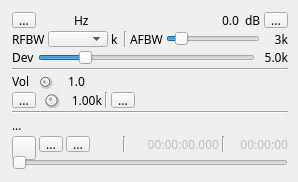
<?xml version="1.0" encoding="UTF-8"?>
<ui version="4.0">
 <class>NFMModGUI</class>
 <widget class="RollupWidget" name="NFMModGUI">
  <property name="geometry">
   <rect>
    <x>0</x>
    <y>0</y>
    <width>298</width>
    <height>182</height>
   </rect>
  </property>
  <property name="minimumSize">
   <size>
    <width>290</width>
    <height>0</height>
   </size>
  </property>
  <property name="font">
   <font>
    <family>Sans Serif</family>
    <pointsize>9</pointsize>
   </font>
  </property>
  <property name="focusPolicy">
   <enum>Qt::StrongFocus</enum>
  </property>
  <property name="windowTitle">
   <string>NFM Modulator</string>
  </property>
  <widget class="QWidget" name="settingsContainer" native="true">
   <property name="geometry">
    <rect>
     <x>10</x>
     <y>10</y>
     <width>280</width>
     <height>161</height>
    </rect>
   </property>
   <property name="minimumSize">
    <size>
     <width>280</width>
     <height>0</height>
    </size>
   </property>
   <property name="windowTitle">
    <string>Settings</string>
   </property>
   <layout class="QVBoxLayout" name="verticalLayout">
    <property name="spacing">
     <number>3</number>
    </property>
    <property name="margin">
     <number>2</number>
    </property>
    <item>
     <layout class="QHBoxLayout" name="deltaFreqPowLayout">
      <item>
       <layout class="QHBoxLayout" name="deltaFrequencyLayout">
        <item>
         <widget class="QToolButton" name="deltaMinus">
          <property name="toolTip">
           <string>Frequency shift direction</string>
          </property>
          <property name="text">
           <string>...</string>
          </property>
          <property name="icon">
           <iconset>
            <selectedoff>:/plus.png</selectedoff>
            <selectedon>:/minus.png</selectedon>
           </iconset>
          </property>
          <property name="checkable">
           <bool>true</bool>
          </property>
         </widget>
        </item>
        <item>
         <widget class="ValueDial" name="deltaFrequency" native="true">
          <property name="sizePolicy">
           <sizepolicy hsizetype="Maximum" vsizetype="Maximum">
            <horstretch>0</horstretch>
            <verstretch>0</verstretch>
           </sizepolicy>
          </property>
          <property name="minimumSize">
           <size>
            <width>32</width>
            <height>16</height>
           </size>
          </property>
          <property name="font">
           <font>
            <family>Monospace</family>
            <pointsize>12</pointsize>
           </font>
          </property>
          <property name="cursor">
           <cursorShape>SizeVerCursor</cursorShape>
          </property>
          <property name="focusPolicy">
           <enum>Qt::StrongFocus</enum>
          </property>
          <property name="toolTip">
           <string>Demod shift frequency from center in Hz</string>
          </property>
         </widget>
        </item>
        <item>
         <widget class="QLabel" name="deltaUnits">
          <property name="text">
           <string>Hz </string>
          </property>
         </widget>
        </item>
        <item>
         <spacer name="horizontalSpacer">
          <property name="orientation">
           <enum>Qt::Horizontal</enum>
          </property>
          <property name="sizeHint" stdset="0">
           <size>
            <width>40</width>
            <height>20</height>
           </size>
          </property>
         </spacer>
        </item>
       </layout>
      </item>
      <item>
       <layout class="QHBoxLayout" name="channelPowerLayout">
        <item>
         <widget class="QLabel" name="channelPower">
          <property name="toolTip">
           <string>Channel power</string>
          </property>
          <property name="layoutDirection">
           <enum>Qt::RightToLeft</enum>
          </property>
          <property name="text">
           <string>0.0</string>
          </property>
         </widget>
        </item>
        <item>
         <widget class="QLabel" name="channelPowerUnits">
          <property name="text">
           <string> dB</string>
          </property>
         </widget>
        </item>
        <item>
         <widget class="QToolButton" name="audioMute">
          <property name="toolTip">
           <string>Mute/Unmute audio</string>
          </property>
          <property name="text">
           <string>...</string>
          </property>
          <property name="icon">
           <iconset resource="../../../sdrbase/resources/res.qrc">
            <normaloff>:/sound_on.png</normaloff>
            <normalon>:/sound_off.png</normalon>:/sound_on.png</iconset>
          </property>
          <property name="checkable">
           <bool>true</bool>
          </property>
         </widget>
        </item>
       </layout>
      </item>
     </layout>
    </item>
    <item>
     <layout class="QHBoxLayout" name="rfBandwidthLayout">
      <item>
       <widget class="QLabel" name="rfBwLabel">
        <property name="text">
         <string>RFBW</string>
        </property>
       </widget>
      </item>
      <item>
       <widget class="QComboBox" name="rfBW">
        <property name="maximumSize">
         <size>
          <width>60</width>
          <height>16777215</height>
         </size>
        </property>
       </widget>
      </item>
      <item>
       <widget class="QLabel" name="rfBWUnit">
        <property name="minimumSize">
         <size>
          <width>10</width>
          <height>0</height>
         </size>
        </property>
        <property name="text">
         <string>k</string>
        </property>
        <property name="alignment">
         <set>Qt::AlignLeading|Qt::AlignLeft|Qt::AlignVCenter</set>
        </property>
       </widget>
      </item>
      <item>
       <widget class="Line" name="line_2">
        <property name="orientation">
         <enum>Qt::Vertical</enum>
        </property>
       </widget>
      </item>
      <item>
       <widget class="QLabel" name="afBwLabel">
        <property name="text">
         <string>AFBW</string>
        </property>
       </widget>
      </item>
      <item>
       <widget class="QSlider" name="afBW">
        <property name="toolTip">
         <string>Audio bandwidth</string>
        </property>
        <property name="minimum">
         <number>1</number>
        </property>
        <property name="maximum">
         <number>20</number>
        </property>
        <property name="pageStep">
         <number>1</number>
        </property>
        <property name="value">
         <number>3</number>
        </property>
        <property name="orientation">
         <enum>Qt::Horizontal</enum>
        </property>
       </widget>
      </item>
      <item>
       <widget class="QLabel" name="afBWText">
        <property name="minimumSize">
         <size>
          <width>25</width>
          <height>0</height>
         </size>
        </property>
        <property name="text">
         <string>3k</string>
        </property>
        <property name="alignment">
         <set>Qt::AlignRight|Qt::AlignTrailing|Qt::AlignVCenter</set>
        </property>
       </widget>
      </item>
     </layout>
    </item>
    <item>
     <layout class="QHBoxLayout" name="fmDeviationLayout">
      <item>
       <widget class="QLabel" name="fmDevLabel">
        <property name="text">
         <string>Dev</string>
        </property>
       </widget>
      </item>
      <item>
       <widget class="QSlider" name="fmDev">
        <property name="sizePolicy">
         <sizepolicy hsizetype="Expanding" vsizetype="Minimum">
          <horstretch>0</horstretch>
          <verstretch>0</verstretch>
         </sizepolicy>
        </property>
        <property name="minimumSize">
         <size>
          <width>0</width>
          <height>0</height>
         </size>
        </property>
        <property name="toolTip">
         <string>Modulation percentage</string>
        </property>
        <property name="maximum">
         <number>250</number>
        </property>
        <property name="pageStep">
         <number>1</number>
        </property>
        <property name="value">
         <number>50</number>
        </property>
        <property name="orientation">
         <enum>Qt::Horizontal</enum>
        </property>
       </widget>
      </item>
      <item>
       <widget class="QLabel" name="fmDevText">
        <property name="minimumSize">
         <size>
          <width>30</width>
          <height>0</height>
         </size>
        </property>
        <property name="text">
         <string>5.0k</string>
        </property>
        <property name="alignment">
         <set>Qt::AlignRight|Qt::AlignTrailing|Qt::AlignVCenter</set>
        </property>
       </widget>
      </item>
     </layout>
    </item>
    <item>
     <widget class="Line" name="line_5">
      <property name="orientation">
       <enum>Qt::Horizontal</enum>
      </property>
     </widget>
    </item>
    <item>
     <layout class="QHBoxLayout" name="volumeLayout">
      <item>
       <widget class="QLabel" name="volLabel">
        <property name="text">
         <string>Vol</string>
        </property>
       </widget>
      </item>
      <item>
       <widget class="QDial" name="volume">
        <property name="maximumSize">
         <size>
          <width>24</width>
          <height>24</height>
         </size>
        </property>
        <property name="toolTip">
         <string>Audio input gain</string>
        </property>
        <property name="maximum">
         <number>100</number>
        </property>
        <property name="pageStep">
         <number>1</number>
        </property>
        <property name="value">
         <number>10</number>
        </property>
       </widget>
      </item>
      <item>
       <widget class="QLabel" name="volumeText">
        <property name="minimumSize">
         <size>
          <width>25</width>
          <height>0</height>
         </size>
        </property>
        <property name="toolTip">
         <string>Audio input gain value</string>
        </property>
        <property name="statusTip">
         <string/>
        </property>
        <property name="text">
         <string>1.0</string>
        </property>
        <property name="alignment">
         <set>Qt::AlignRight|Qt::AlignTrailing|Qt::AlignVCenter</set>
        </property>
       </widget>
      </item>
      <item>
       <widget class="LevelMeter" name="volumeMeter" native="true">
        <property name="sizePolicy">
         <sizepolicy hsizetype="Expanding" vsizetype="Preferred">
          <horstretch>0</horstretch>
          <verstretch>0</verstretch>
         </sizepolicy>
        </property>
        <property name="toolTip">
         <string>Volume meter. White line is 100% and shoul not be exceeded (red zone)</string>
        </property>
       </widget>
      </item>
     </layout>
    </item>
    <item>
     <layout class="QHBoxLayout" name="recordFileSelectLayout">
      <item>
       <widget class="ButtonSwitch" name="tone">
        <property name="toolTip">
         <string>Tone modulation (1 kHz)</string>
        </property>
        <property name="text">
         <string>...</string>
        </property>
        <property name="icon">
         <iconset resource="../../../sdrbase/resources/res.qrc">
          <normaloff>:/carrier.png</normaloff>:/carrier.png</iconset>
        </property>
       </widget>
      </item>
      <item>
       <widget class="QDial" name="toneFrequency">
        <property name="maximumSize">
         <size>
          <width>24</width>
          <height>24</height>
         </size>
        </property>
        <property name="toolTip">
         <string>Tone frequency</string>
        </property>
        <property name="minimum">
         <number>10</number>
        </property>
        <property name="maximum">
         <number>250</number>
        </property>
        <property name="pageStep">
         <number>1</number>
        </property>
        <property name="value">
         <number>100</number>
        </property>
       </widget>
      </item>
      <item>
       <widget class="QLabel" name="toneFrequencyText">
        <property name="minimumSize">
         <size>
          <width>36</width>
          <height>0</height>
         </size>
        </property>
        <property name="toolTip">
         <string>Tone frequency (kHz)</string>
        </property>
        <property name="text">
         <string>1.00k</string>
        </property>
        <property name="alignment">
         <set>Qt::AlignRight|Qt::AlignTrailing|Qt::AlignVCenter</set>
        </property>
       </widget>
      </item>
      <item>
       <widget class="Line" name="line_3">
        <property name="orientation">
         <enum>Qt::Vertical</enum>
        </property>
       </widget>
      </item>
      <item>
       <widget class="ButtonSwitch" name="mic">
        <property name="toolTip">
         <string>Audio input</string>
        </property>
        <property name="text">
         <string>...</string>
        </property>
        <property name="icon">
         <iconset resource="../../../sdrbase/resources/res.qrc">
          <normaloff>:/microphone.png</normaloff>:/microphone.png</iconset>
        </property>
        <property name="checkable">
         <bool>true</bool>
        </property>
       </widget>
      </item>
      <item>
       <spacer name="horizontalSpacer_3">
        <property name="orientation">
         <enum>Qt::Horizontal</enum>
        </property>
        <property name="sizeHint" stdset="0">
         <size>
          <width>40</width>
          <height>20</height>
         </size>
        </property>
       </spacer>
      </item>
     </layout>
    </item>
    <item>
     <widget class="Line" name="line_4">
      <property name="orientation">
       <enum>Qt::Horizontal</enum>
      </property>
     </widget>
    </item>
    <item>
     <layout class="QHBoxLayout" name="fileNameLayout">
      <item>
       <widget class="QLabel" name="recordFileText">
        <property name="text">
         <string>...</string>
        </property>
       </widget>
      </item>
     </layout>
    </item>
    <item>
     <layout class="QHBoxLayout" name="playControllLayout">
      <item>
       <widget class="QPushButton" name="showFileDialog">
        <property name="minimumSize">
         <size>
          <width>24</width>
          <height>24</height>
         </size>
        </property>
        <property name="maximumSize">
         <size>
          <width>24</width>
          <height>24</height>
         </size>
        </property>
        <property name="toolTip">
         <string>Open record file (48 kHz 32 bit float LE mono)</string>
        </property>
        <property name="text">
         <string/>
        </property>
        <property name="icon">
         <iconset resource="../../../sdrbase/resources/res.qrc">
          <normaloff>:/preset-load.png</normaloff>:/preset-load.png</iconset>
        </property>
       </widget>
      </item>
      <item>
       <widget class="ButtonSwitch" name="playLoop">
        <property name="toolTip">
         <string>Play record file in a loop</string>
        </property>
        <property name="text">
         <string>...</string>
        </property>
        <property name="icon">
         <iconset resource="../../../sdrbase/resources/res.qrc">
          <normaloff>:/playloop.png</normaloff>:/playloop.png</iconset>
        </property>
       </widget>
      </item>
      <item>
       <widget class="ButtonSwitch" name="play">
        <property name="toolTip">
         <string>Record file play/pause</string>
        </property>
        <property name="text">
         <string>...</string>
        </property>
        <property name="icon">
         <iconset resource="../../../sdrbase/resources/res.qrc">
          <normaloff>:/play.png</normaloff>
          <normalon>:/pause.png</normalon>
          <disabledoff>:/play.png</disabledoff>
          <disabledon>:/play.png</disabledon>:/play.png</iconset>
        </property>
       </widget>
      </item>
      <item>
       <spacer name="horizontalSpacer_2">
        <property name="orientation">
         <enum>Qt::Horizontal</enum>
        </property>
        <property name="sizeHint" stdset="0">
         <size>
          <width>40</width>
          <height>20</height>
         </size>
        </property>
       </spacer>
      </item>
      <item>
       <widget class="Line" name="linePlay1">
        <property name="orientation">
         <enum>Qt::Vertical</enum>
        </property>
       </widget>
      </item>
      <item>
       <widget class="QLabel" name="relTimeText">
        <property name="enabled">
         <bool>false</bool>
        </property>
        <property name="minimumSize">
         <size>
          <width>90</width>
          <height>0</height>
         </size>
        </property>
        <property name="toolTip">
         <string>Record time from start</string>
        </property>
        <property name="text">
         <string>00:00:00.000</string>
        </property>
        <property name="alignment">
         <set>Qt::AlignRight|Qt::AlignTrailing|Qt::AlignVCenter</set>
        </property>
       </widget>
      </item>
      <item>
       <widget class="Line" name="linePlay2">
        <property name="orientation">
         <enum>Qt::Vertical</enum>
        </property>
       </widget>
      </item>
      <item>
       <widget class="QLabel" name="recordLengthText">
        <property name="enabled">
         <bool>false</bool>
        </property>
        <property name="minimumSize">
         <size>
          <width>60</width>
          <height>0</height>
         </size>
        </property>
        <property name="toolTip">
         <string>Total record time</string>
        </property>
        <property name="text">
         <string>00:00:00</string>
        </property>
        <property name="alignment">
         <set>Qt::AlignRight|Qt::AlignTrailing|Qt::AlignVCenter</set>
        </property>
       </widget>
      </item>
     </layout>
    </item>
    <item>
     <layout class="QHBoxLayout" name="horizontalLayout_nav">
      <item>
       <widget class="QSlider" name="navTimeSlider">
        <property name="toolTip">
         <string>Record file time navigator</string>
        </property>
        <property name="maximum">
         <number>100</number>
        </property>
        <property name="pageStep">
         <number>1</number>
        </property>
        <property name="orientation">
         <enum>Qt::Horizontal</enum>
        </property>
       </widget>
      </item>
     </layout>
    </item>
   </layout>
  </widget>
 </widget>
 <customwidgets>
  <customwidget>
   <class>RollupWidget</class>
   <extends>QWidget</extends>
   <header>gui/rollupwidget.h</header>
   <container>1</container>
  </customwidget>
  <customwidget>
   <class>ValueDial</class>
   <extends>QWidget</extends>
   <header>gui/valuedial.h</header>
   <container>1</container>
  </customwidget>
  <customwidget>
   <class>ButtonSwitch</class>
   <extends>QToolButton</extends>
   <header>gui/buttonswitch.h</header>
  </customwidget>
  <customwidget>
   <class>LevelMeter</class>
   <extends>QWidget</extends>
   <header>gui/levelmeter.h</header>
   <container>1</container>
  </customwidget>
 </customwidgets>
 <resources>
  <include location="../../../sdrbase/resources/res.qrc"/>
  <include location="../../../sdrbase/resources/res.qrc"/>
  <include location="../../../sdrbase/resources/res.qrc"/>
  <include location="../../../sdrbase/resources/res.qrc"/>
  <include location="../../../sdrbase/resources/res.qrc"/>
  <include location="../../../sdrbase/resources/res.qrc"/>
  <include location="../../../sdrbase/resources/res.qrc"/>
  <include location="../../../sdrbase/resources/res.qrc"/>
  <include location="../../../sdrbase/resources/res.qrc"/>
  <include location="../../../sdrbase/resources/res.qrc"/>
  <include location="../../../sdrbase/resources/res.qrc"/>
  <include location="../../../sdrbase/resources/res.qrc"/>
  <include location="../../../sdrbase/resources/res.qrc"/>
  <include location="../../../sdrbase/resources/res.qrc"/>
  <include location="../../../sdrbase/resources/res.qrc"/>
  <include location="../../../sdrbase/resources/res.qrc"/>
  <include location="../../../sdrbase/resources/res.qrc"/>
  <include location="../../../sdrbase/resources/res.qrc"/>
  <include location="../../../sdrbase/resources/res.qrc"/>
  <include location="../../../sdrbase/resources/res.qrc"/>
  <include location="../../../sdrbase/resources/res.qrc"/>
 </resources>
 <connections/>
</ui>
